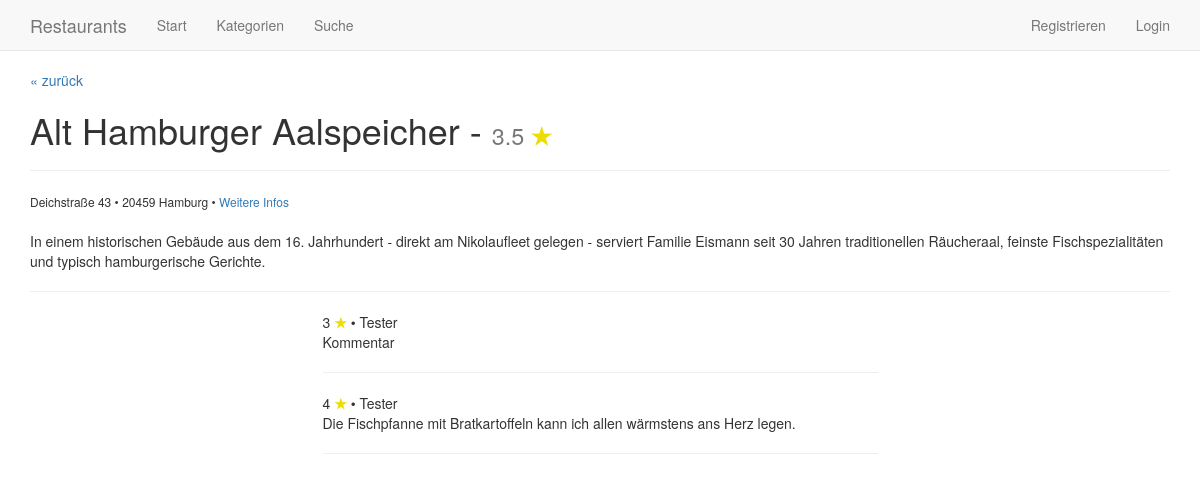
The page /detail/4 on the database as committed earlier.
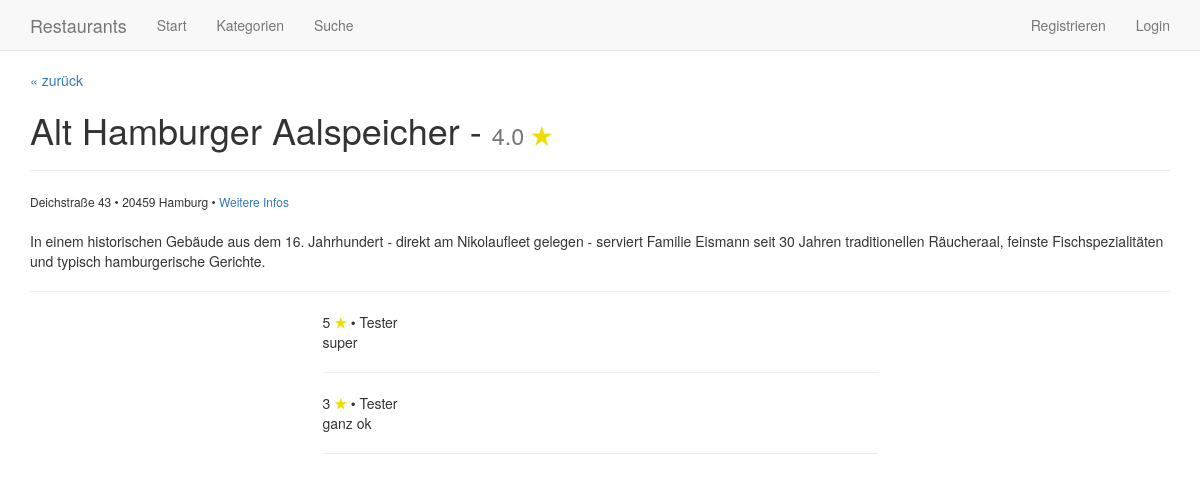
The same page on the database as committed later.
### tables this page shows
CREATE TABLE restaurant (
        id INTEGER PRIMARY KEY,
        name TEXT,
        description TEXT,
        url TEXT,
        street TEXT,
        city TEXT,
        zip INTEGER      
);

CREATE TABLE rating (
	id INTEGER PRIMARY KEY,
	restaurant_id INTEGER,
	user_id INTEGER,
	rating INTEGER,
	text TEXT
);

CREATE TABLE user (
	id INTEGER PRIMARY KEY,
	name TEXT,
	email TEXT,
	password TEXT
);

### application.py (the view)
@app.route('/detail/<int:restaurant_id>')
def detail(restaurant_id): # Details zu einem Restaurant anzeigen
	restaurant = query_db('SELECT *, COALESCE(ROUND(AVG(rating), 1), 0.0) as avg_rating FROM restaurant LEFT JOIN rating ON restaurant.id = rating.restaurant_id WHERE restaurant.id = ?', (restaurant_id,), True)
	ratings = query_db('SELECT * FROM rating JOIN user ON rating.user_id = user.id WHERE restaurant_id = ?', (restaurant_id,))
	return render_template('detail.html', restaurant=restaurant, ratings=ratings, session_user=get_user(session.get('user_id')))

### application.py (called while the page is built)
def get_db():
	db = getattr(g, '_database', None)
	if db is None:
		db = g._database = sqlite3.connect(DATABASE)
	db.row_factory = sqlite3.Row
	return db

@app.teardown_appcontext
def close_connection(exception):
	db = getattr(g, '_database', None)
	if db is not None:
		db.close()

def query_db(query, args=(), one=False):
	cur = get_db().execute(query, args)
	rv = cur.fetchall()
	cur.close()
	return (rv[0] if rv else None) if one else rv

def get_user(user_id): # Einen User anhand seiner ID aus der Datenbank holen
	if user_id != None:
		user = query_db('SELECT * FROM user WHERE id = ?', (user_id,), True)
	else:
		user = None
	return user

### templates/detail.html (shortened to what this page needs)
{% extends "layout.html" %}
{% block navigation %}{{ super( ) }}{% endblock %}
{% block content %}
	<p><a href="#" onClick="if(document.referrer) {window.open(document.referrer,'_self');} else {history.go(-1);} return false;">&laquo; zurück</a></p>
	<h1>{{ restaurant['name'] }} - <small>{{ restaurant['avg_rating'] }} <span style="color: #ED0;"><strong>&#9733;</strong></span></small></h1>
	<hr>
	<span style="font-size: 12px;">
		{{ restaurant['street'] }} &bull; {{ restaurant['zip'] }} {{ restaurant['city'] }} &bull;
		<a target="_blank" href="{{ restaurant['url'] }}">Weitere Infos</a><br><br>
	</span>
	<p>{{ restaurant['description'] }}</p>
	<hr>
	<div class="row">
		<div class="col-sm-offset-3 col-sm-6">
			{% for rating in ratings %}
				{{ rating['rating'] }} <span style="color: #ED0;"><strong>&#9733;</strong></span> &bull; {{ rating['name'] }}<br>{{ rating['text'] }}
				<hr>
			{%endfor%}
		</div>
	</div>
	</div>
{% endblock %}

### templates/layout.html (shortened to what this page needs)
<!doctype html>
<html>
	<head>
		<link rel="stylesheet" href="{{ url_for('static', filename='bootstrap.min.css') }}">
	</head>
	<body style="padding-top: 70px;">
		{% block navigation %}
		<nav class="navbar navbar-default navbar-fixed-top">
			<div class="container">
				<div class="navbar-header">
					<a class="navbar-brand" href="{{ url_for('.restaurants') }}">Restaurants</a>
				</div>
				<div id="navbar" class="navbar-collapse collapse">
					<ul class="nav navbar-nav">
						<li><a href="{{ url_for('.restaurants') }}">Start</a></li>
						<li><a href="{{ url_for('.categories') }}">Kategorien</a></li>
						<li><a href="{{ url_for('.search_form') }}">Suche</a></li>
					</ul>
					<ul class="nav navbar-nav navbar-right">
						{% if session_user != None %}
						<li><a href="{{ url_for('.user', user_id=session_user['id']) }}">{{ session_user['name'] }}</a></li>
						<li><a href="{{ url_for('.logout') }}">Logout</a></li>
						{% else %}
						<li><a href="{{ url_for('.register_form') }}">Registrieren</a></li>
						<li><a href="{{ url_for('.login_form') }}">Login</a></li>
						{% endif %}
					</ul>
				</div>
			</div>
		</nav>
		{% endblock %}
		<div class="container">
			{% block content %}{% endblock %}
	</body>
</html>

Rows that differ between the two databases and show on the page:
removed rating: rating "4", name "Tester", text "Die Fischpfanne mit Bratkartoffeln kann ich allen wärmstens ans Herz legen."
now on this page (row edited): rating: rating "5", name "Tester", text "super"
changed rating: text "Kommentar" → "ganz ok"
Other text that changed with them:
{{ restaurant['avg_rating'] }}: "3.5" → "4.0"
